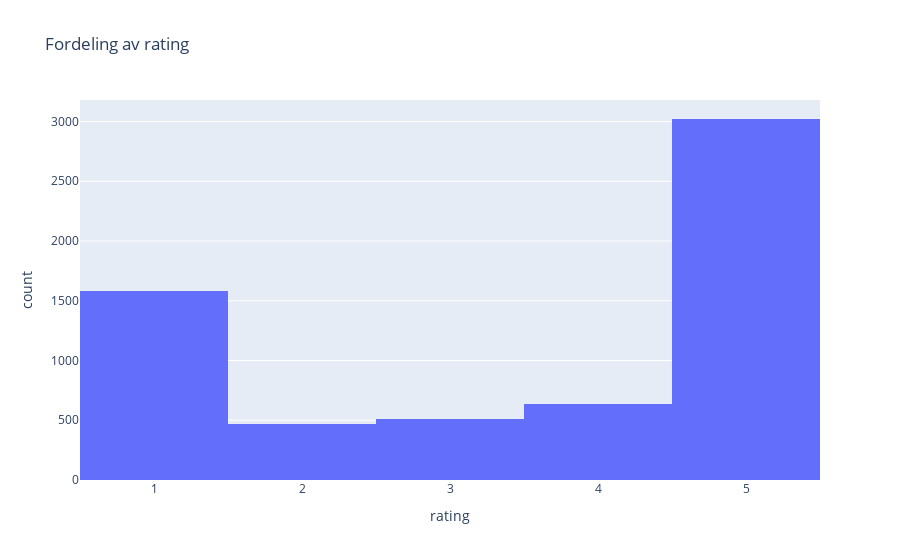

The notebook cell this image was saved under:
### Code cell
fig = px.histogram(df, x="rating", nbins=5, title="Fordeling av rating")
fig.show()

### Figure 1 — Plotly figure (JSON) as saved in the notebook; plotly's stock layout.template omitted (floating-point values rounded to 4 significant figures; data arrays with more than 128 entries replaced by an {"elided": "..."} marker saying what was removed)
{"data": [{"alignmentgroup": "True", "bingroup": "x", "hovertemplate": "rating=%{x}<br>count=%{y}<extra></extra>", "legendgroup": "", "marker": {"color": "#636efa", "pattern": {"shape": ""}}, "name": "", "nbinsx": 5, "offsetgroup": "", "orientation": "v", "showlegend": false, "type": "histogram", "x": {"elided": "6210 int values"}, "xaxis": "x", "yaxis": "y"}], "layout": {"barmode": "relative", "legend": {"tracegroupgap": 0}, "title": {"text": "Fordeling av rating"}, "xaxis": {"anchor": "y", "domain": [0, 1], "title": {"text": "rating"}}, "yaxis": {"anchor": "x", "domain": [0, 1], "title": {"text": "count"}}}}
